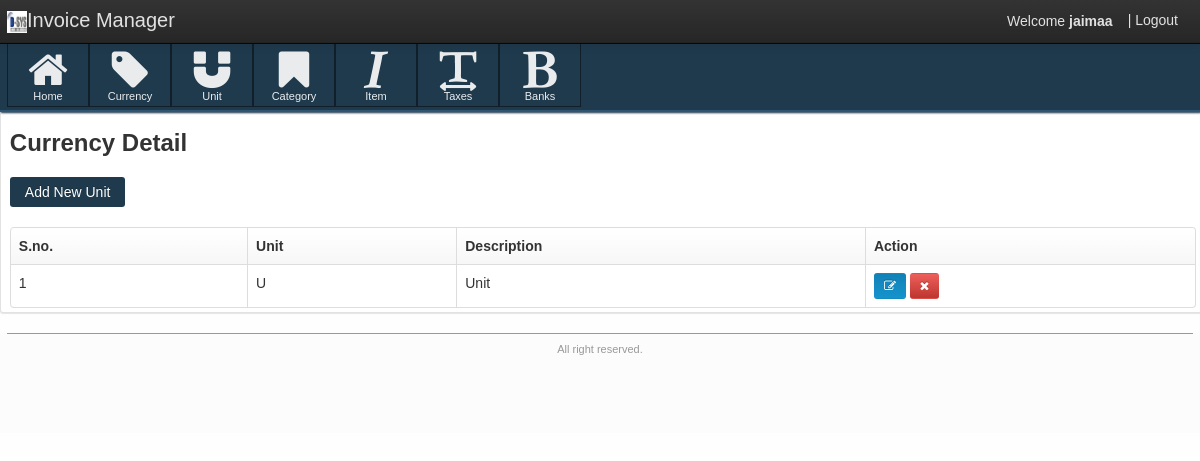
The app's page /JAIGST/unit_mgmt.php (signed in) with its own data.
### tables this page shows
CREATE TABLE `unit` (
  `unit_id` bigint(100) NOT NULL,
  `unit` varchar(50) NOT NULL,
  `description` varchar(100) NOT NULL
);

### JAIGST/unit_mgmt.php (the view, shortened to what this page needs)
<?php
if(isset($_SESSION['login']) && $_SESSION['type']=='Admin')
{
?>
<!DOCTYPE html>
<html lang="en">
<head>
    <link href="css/customize-template.css" type="text/css" media="screen, projection" rel="stylesheet" />
</head>
    <body>
    <div class="navbar navbar-fixed-top">
        <div class="navbar-inner">
            <div class="container">
                <a href="#" class="brand"><img src="images/Dsys Logo.png" width="20px" height="20px" />Invoice Manager</a>
                <div id="app-nav-top-bar" class="nav-collapse">
                   <ul class="nav pull-right">
					<li style="margin-top: 11px;">
						Welcome <strong><?php echo $_SESSION['UserName'] ?> </strong>
					</li>
                        <li>
                            <a href="signout.php">| Logout</a>
                        </li>
                    </ul>
                </div>
            </div>
        </div>
    </div>
    <div id="body-container">
        <div id="body-content">
            <div class="body-nav body-nav-horizontal body-nav-fixed">
                <div class="container">
                   			<ul> <li>
                                    <a href="dashboard.php">
                                        <i class="icon-home icon-large"></i> Home
                                    </a>
                                </li>
								<li>
                                    <a href="currency_mgmt.php">
                                        <i class="icon-tag icon-large"></i> Currency
                                    </a>
                                </li>
                                <li>
                                    <a href="unit_mgmt.php">
                                        <i class="icon-magnet icon-large"></i> Unit
                                    </a>
                                </li>
								<li>
                                    <a href="category_mgmt.php">
                                        <i class="icon-bookmark icon-large"></i> Category
                                    </a>
                                </li>
								<li>
                                    <a href="item_mgmt.php">
                                        <i class="icon-italic icon-large"></i> Item
                                    </a>
                                </li>
								<li>
                                    <a href="tax_mgmt.php">
                                        <i class="icon-text-width icon-large"></i> Taxes
                                    </a>
                                </li>
								<li>
                                    <a href="bank_mgmt.php">
                                        <i class="icon-bold icon-large"></i> Banks
                                    </a>
                                </li>
                    </ul>
                </div>
            </div>
<div class="box">
	<div class="container">
		<section class="content-header">
			<h3>
				Currency Detail
			</h3>
		</section>
	</div>
	<div class="box-content">
		<section id="my-account-security-form" class="page container">
				<div class="container">
					<div class="row">
						<div id="acct-password-row" class="span16">
                        <a href="create_unit.php?opt=1"><button id="submit-button" type="button" class="btn btn-primary" name="action" value="" style="margin-bottom:20px">Add New Unit</button></a>
                        <div class="box-content box-table">
                            <table id="sample-table" class="table table-hover table-bordered tablesorter">
                                <thead>
                                    <tr>
                                        <th>S.no.</th>
                                        <th>Unit</th>
                                        <th>Description</th>
                                        <th>Action</th>
                                    </tr>
                                </thead>
                                <tbody>
                                <?php
										$res=mysql_query("select * from unit");
										while($r=mysql_fetch_array($res))
										{
											echo "<tr><td>".$r[0]."</td><td>".$r[1]."</td><td>".$r[2]."</td><td class='td-actions'>
                                            	<a href='edit_unit.php?opt=3&unit_id=$r[0]' class='btn btn-small btn-info'>
                                                	<i class='btn-icon-only icon-edit'></i>
                                            	</a>
                                           		<a href='del_unit.php?opt=2&unit_id=$r[0]' onClick='confirmDelete();' class='btn btn-small btn-danger'>
                                            	    <i class='btn-icon-only icon-remove'></i>
                                            	</a>
												</td>
			                                    </tr>";
										}
										?>
                                </tbody>
                            </table>
						</div>
					</div>
            	</div>
		</section>
	</div></div>
    <footer class="application-footer">
        <div class="container">
            <div class="disclaimer">
                <p> All right reserved.</p>
            </div>
        </div>
    </footer>
	</body>
</html>
<?php
}
else
{header('location:signout.php');}
?>

### JAIGST/unit_mgmt.php (style rules this page uses)
#body-content { padding-bottom: 0px !important; }
.application-footer { margin-top: 0px !important; }
#body-container { height: auto; min-height: 0% !important; }

### records on screen
unit: unit_id "1", unit "U", description "Unit"

### other values on screen
$_SESSION['UserName'] "jaimaa"
